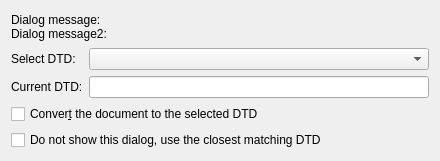
<ui version="4.0" >
 <author>(C) 2002, 2003 Andras Mantia &lt;amantia@kde.org></author>
 <comment>***************************************************************************
 *                                                                         *
 *   This program is free software; you can redistribute it and/or modify  *
 *   it under the terms of the GNU General Public License as published by  *
 *   the Free Software Foundation; version 2 of the License.               *
 *                                                                         *
 ***************************************************************************
</comment>
 <class>DTDSelectDialog</class>
 <widget class="QWidget" name="DTDSelectDialog" >
  <property name="geometry" >
   <rect>
    <x>0</x>
    <y>0</y>
    <width>440</width>
    <height>161</height>
   </rect>
  </property>
  <property name="minimumSize" >
   <size>
    <width>440</width>
    <height>160</height>
   </size>
  </property>
  <property name="windowTitle" >
   <string>DTD Selector</string>
  </property>
  <layout class="QGridLayout" >
   <property name="margin" >
    <number>11</number>
   </property>
   <property name="spacing" >
    <number>6</number>
   </property>
   <item row="0" column="0" colspan="2" >
    <widget class="QLabel" name="messageLabel" >
     <property name="text" >
      <string>Dialog message:
Dialog message2:</string>
     </property>
     <property name="scaledContents" >
      <bool>true</bool>
     </property>
     <property name="alignment" >
      <set>Qt::AlignVCenter</set>
     </property>
    </widget>
   </item>
   <item row="1" column="1" >
    <widget class="QComboBox" name="dtdCombo" />
   </item>
   <item row="2" column="0" >
    <widget class="QLabel" name="textLabel" >
     <property name="text" >
      <string>Current DTD:</string>
     </property>
    </widget>
   </item>
   <item row="1" column="0" >
    <widget class="QLabel" name="comboLabel" >
     <property name="text" >
      <string>Select DTD:</string>
     </property>
    </widget>
   </item>
   <item row="2" column="1" >
    <widget class="QLineEdit" name="currentDTD" >
     <property name="readOnly" >
      <bool>true</bool>
     </property>
    </widget>
   </item>
   <item row="3" column="0" colspan="2" >
    <widget class="QCheckBox" name="convertDTD" >
     <property name="text" >
      <string>Conver&amp;t the document to the selected DTD</string>
     </property>
    </widget>
   </item>
   <item row="4" column="0" colspan="2" >
    <widget class="QCheckBox" name="useClosestMatching" >
     <property name="text" >
      <string>Do not show this dialog, use the closest matching DTD</string>
     </property>
    </widget>
   </item>
  </layout>
 </widget>
 <tabstops>
  <tabstop>dtdCombo</tabstop>
  <tabstop>currentDTD</tabstop>
  <tabstop>convertDTD</tabstop>
  <tabstop>useClosestMatching</tabstop>
 </tabstops>
 <resources/>
 <connections/>
</ui>
